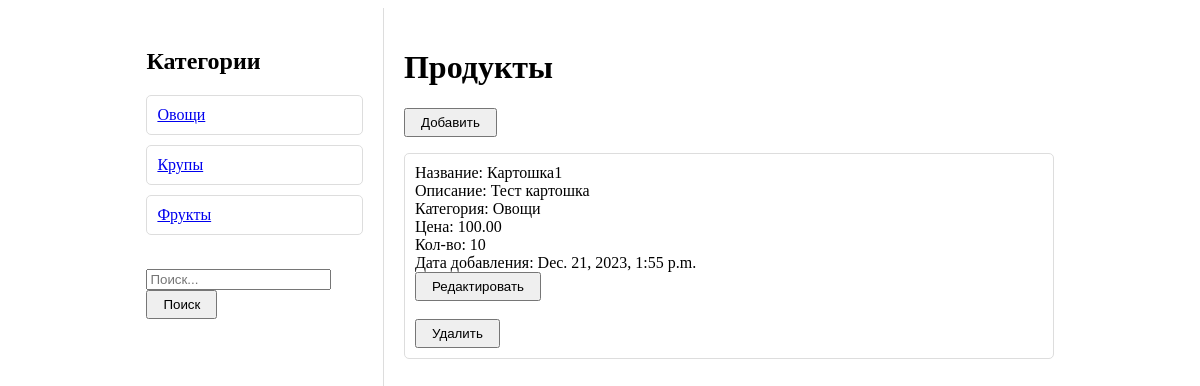
The page /product_list/1/ on the database its author committed.
### products/models.py (models this page shows, shortened)
class ProductCategory(models.Model):
    category_name = models.CharField(max_length=20)
    category_description = models.TextField()
    def __str__(self):
        return self.category_name

class Product(models.Model):
    name = models.CharField(max_length=30)
    description = models.TextField()
    category = models.ForeignKey(to=ProductCategory, on_delete=models.PROTECT)
    price = models.DecimalField(max_digits=15, decimal_places=2)
    quantity = models.PositiveIntegerField(default=0)
    dateAdded = models.DateTimeField()

### products/views.py (the view)
# urls.py: path('product_list/<int:id>/', product_list, name = 'product_list'),
def product_list(request, id):
    products = Product.objects.all()
    need_category = ProductCategory.objects.get(id=id)
    if id:
        products = products.filter(category=need_category)
    context = {
        'title': 'Store - Каталог',
        'products': products,
        'categories': ProductCategory.objects.all()
    }
    return render(request, 'products/product_list.html', context=context)

### products/templates/products/product_list.html (shortened to what this page needs)
{% extends 'products/base.html' %}
{% load static %}
{% block css %}
<link href="{% static 'products/style.css' %}" rel="stylesheet" >
{% endblock %}
{% block  content_1 %}
    <div class="container">
        <div class="categories">
            <h2>Категории</h2>
            <ul class="category-list">
                {% for category in categories %}
                <li class="category-item">
                    <a href="/product_list/{{category.id}}" class="list-group-item">{{ category.category_name }}</a>
                </li>
                {% endfor %}
            </ul>
            <br>
            <form method="POST" action="{% url 'product_search' %}">
                <input type="text" name="form_search" placeholder="Поиск...">
                <button type="submit">Поиск</button>
            </form>
        </div>
        <div class="products">
            <h1>Продукты</h1><a href="{% url 'add_products' %}"><button type="button">Добавить</button></a>
            <ul class="product-list">
                {% for product in products %}
                <li class="product-item">Название: {{ product.name }}
                    <br> Описание: {{ product.description }}
                    <br> Категория: {{ product.category }}
                    <br> Цена: {{ product.price }}
                    <br> Кол-во: {{ product.quantity }}
                    <br> Дата добавления: {{ product.dateAdded }}
                <br><a href="edit_product/{{product.id}}"><button type="button">Редактировать</button></a>
                    <br>
                <br><a href="delete_product/{{product.id}}"><button type="button">Удалить</button></a>
                </li>
                {% endfor %}
            </ul>
        </div>
    </div>
{% endblock %}

### static/products/style.css (style rules this page uses)
.container { width: 80%; margin: 0 auto; }
.product-list { list-style: none; padding: 0; }
.product-item { margin-bottom: 10px; padding: 10px; border: 1px solid #ddd; border-radius: 5px; }
button { margin-right: 10px; padding: 5px 15px; }
.container { display: flex; }
.categories { flex: 1; border-right: 1px solid #ddd; padding: 20px; }
.products { flex: 3; padding: 20px; }
.product-list, .category-list { list-style: none; padding: 0; }
.product-item, .category-item { margin-bottom: 10px; padding: 10px; border: 1px solid #ddd; border-radius: 5px; }

### rows shown on the page
ProductCategory: category_name "Овощи"
ProductCategory: category_name "Крупы"
ProductCategory: category_name "Фрукты"
Product: name "Картошка1", description "Тест картошка", category "Овощи", price "100.00", quantity "10", dateAdded "Dec. 21, 2023, 1:55 p.m."
